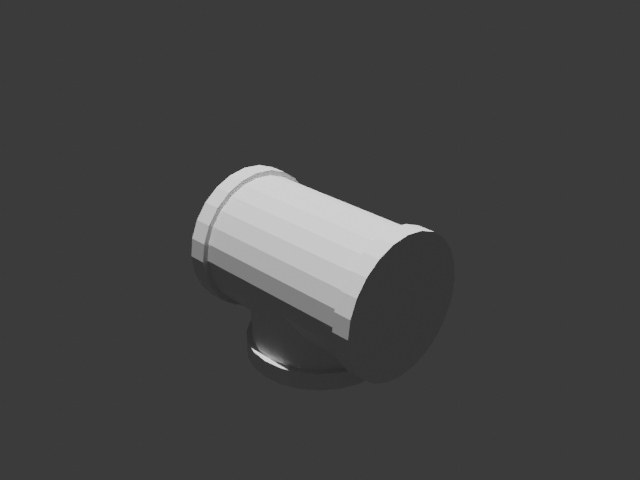
#> input picture test_images/1139.png, 640 x 480 px
$ python -i image_processor.py   (imports and definitions only)
#> lines starting #> are read from the running program, lines starting #| are printed output that depends on the picture; after the words box and inside, x2 and y2 are one past the last pixel; in counts of white or black regions, pixels touching at a corner belong together
#> further down, picture is the input picture: shape (480, 640, 3); mean B, G, R 67, 67.1, 67
import cv2
import numpy as np
import logging
from PIL import Image
import os

class ImageProcessor:
    def __init__(self):
        logging.basicConfig(level=logging.INFO,
                          format='%(asctime)s - %(levelname)s - %(message)s')
        self.logger = logging.getLogger(__name__)
        self.kernel_sharpening = np.array([[-1,-1,-1],
                                         [-1, 9,-1],
                                         [-1,-1,-1]])

    def enhance_image(self, image: np.ndarray) -> np.ndarray:
        try:
            gray = cv2.cvtColor(image, cv2.COLOR_BGR2GRAY)

            clahe = cv2.createCLAHE(clipLimit=2.0, tileGridSize=(8,8))
            enhanced = clahe.apply(gray)

            denoised = cv2.fastNlMeansDenoising(enhanced,
                                               None,
                                               h=10,
                                               templateWindowSize=7,
                                               searchWindowSize=21)

            sharpened = cv2.filter2D(denoised, -1, self.kernel_sharpening)

            _, binary = cv2.threshold(sharpened, 0, 255, cv2.THRESH_BINARY + cv2.THRESH_OTSU)

            kernel = np.ones((2,2), np.uint8)
            morphology = cv2.morphologyEx(binary, cv2.MORPH_CLOSE, kernel)

            result = cv2.cvtColor(morphology, cv2.COLOR_GRAY2BGR)

            self.logger.info("图像增强完成")
            return result

        except Exception as e:
            self.logger.error(f"图像增强失败: {str(e)}")
            return image

    def save_image(self, image: np.ndarray, output_path: str) -> bool:
        try:
            os.makedirs(os.path.dirname(output_path), exist_ok=True)

            cv2.imwrite(output_path, image)
            self.logger.info(f"图像已保存至: {output_path}")
            return True

        except Exception as e:
            self.logger.error(f"保存图像失败: {str(e)}")
            return False

    def process_engineering_drawing(self, image):
        try:
            gray = cv2.cvtColor(image, cv2.COLOR_BGR2GRAY)

            clahe = cv2.createCLAHE(clipLimit=2.0, tileGridSize=(8,8))
            enhanced = clahe.apply(gray)

            edges = cv2.Canny(enhanced, 50, 150)
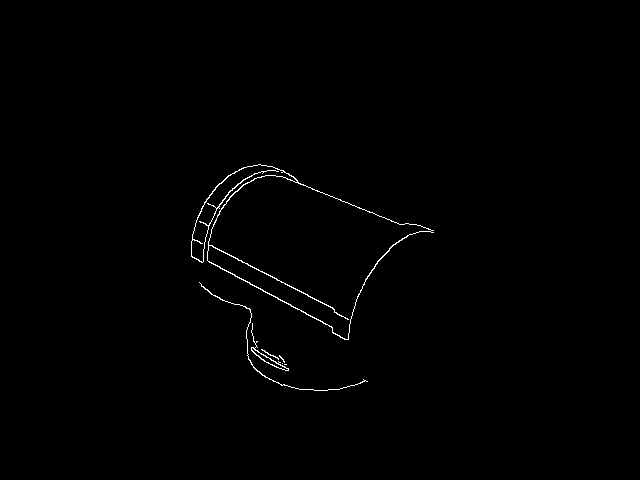
#> edges: shape (480, 640); 0.58% white in thin lines or dots, all inside (x1, y1, x2, y2) = (191, 164, 434, 391)

            lines = cv2.HoughLinesP(edges, 1, np.pi/180, 50,
                                  minLineLength=100, maxLineGap=10)
#> lines = [[204, 242, 333, 308], [203, 259, 332, 327], [280, 176, 401, 224], [203, 258, 331, 326]]

            line_image = np.zeros_like(image)

            if lines is not None:
                for line in lines:
                    x1, y1, x2, y2 = line[0]
                    cv2.line(line_image, (x1, y1), (x2, y2), (255, 255, 255), 1)
#> this loop made 4 passes
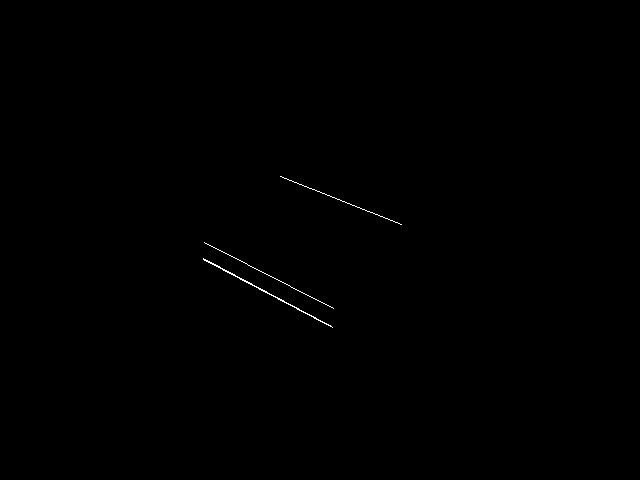
#> line_image: shape (480, 640, 3); 0.16% white in thin lines or dots, all inside (x1, y1, x2, y2) = (203, 176, 402, 328)

            result = cv2.addWeighted(image, 0.8, line_image, 0.2, 0)
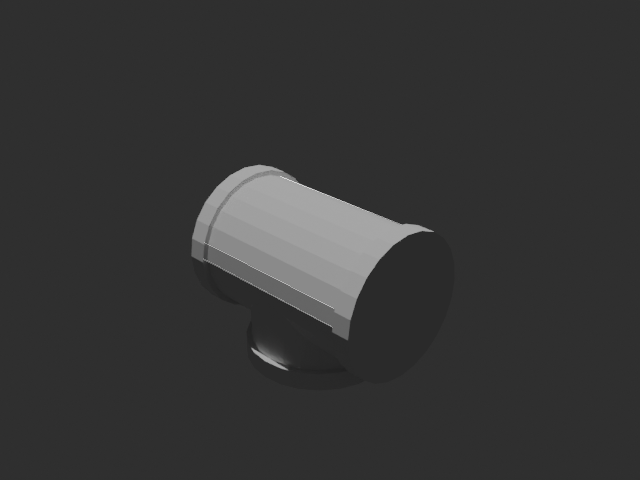
#> result: shape (480, 640, 3); mean B, G, R 53.5, 53.6, 53.5

            lab = cv2.cvtColor(result, cv2.COLOR_BGR2LAB)
#> lab: shape (480, 640, 3); mean of channels 0, 1, 2 56.7, 128, 128
            l, a, b = cv2.split(lab)
            clahe = cv2.createCLAHE(clipLimit=3.0, tileGridSize=(8,8))
            l = clahe.apply(l)
            enhanced_lab = cv2.merge([l, a, b])
#> enhanced_lab: shape (480, 640, 3); mean of channels 0, 1, 2 64, 128, 128
            result = cv2.cvtColor(enhanced_lab, cv2.COLOR_LAB2BGR)

            return result

        except Exception as e:
            print(f"工程图纸处理错误: {str(e)}")
            return image

>>> import cv2
>>> picture = cv2.imread('test_images/1139.png')
>>> result = ImageProcessor().process_engineering_drawing(picture)

$ run again, on test_images/1558.png
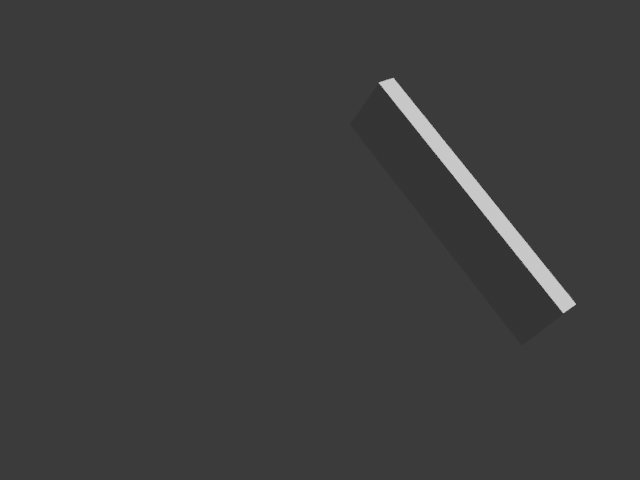
#> input picture test_images/1558.png, 640 x 480 px
#> picture is the input picture: shape (480, 640, 3); mean B, G, R 60.7, 60.7, 60.7
#> in process_engineering_drawing, `edges = cv2.Canny(enhanced, 50, 150)`:
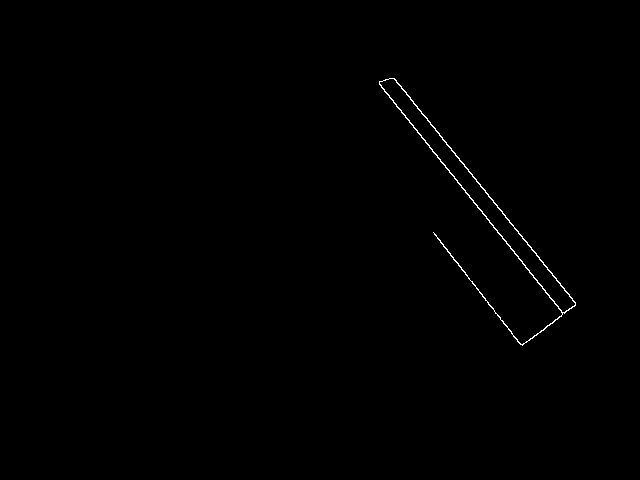
#> edges: shape (480, 640); 0.36% white in thin lines or dots, all inside (x1, y1, x2, y2) = (379, 78, 576, 346)
#> lines = [[393, 78, 575, 302], [381, 87, 564, 313], [379, 84, 518, 256], [433, 232, 520, 344], [396, 82, 575, 303], [434, 233, 522, 345], [469, 197, 562, 313]]
#> the loop in process_engineering_drawing, `for line in lines:` made 7 passes
#> after the loop in process_engineering_drawing, `for line in lines:`:
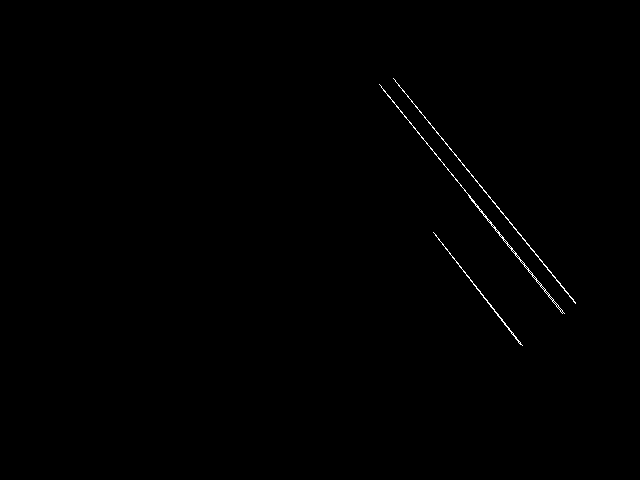
#> line_image: shape (480, 640, 3); 0.3% white in thin lines or dots, all inside (x1, y1, x2, y2) = (379, 78, 576, 346)
#> lab: shape (480, 640, 3); mean of channels 0, 1, 2 51.4, 128, 128
#> enhanced_lab: shape (480, 640, 3); mean of channels 0, 1, 2 58.6, 128, 128

$ run again, on test_images/397.png
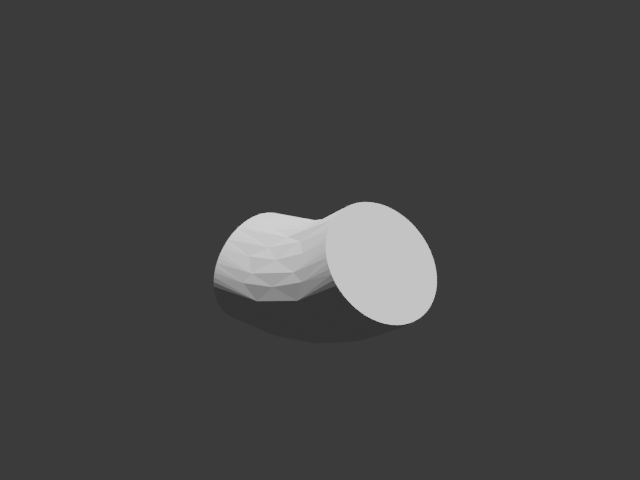
#> input picture test_images/397.png, 640 x 480 px
#> picture is the input picture: shape (480, 640, 3); mean B, G, R 66.6, 66.7, 66.6
#> in process_engineering_drawing, `edges = cv2.Canny(enhanced, 50, 150)`:
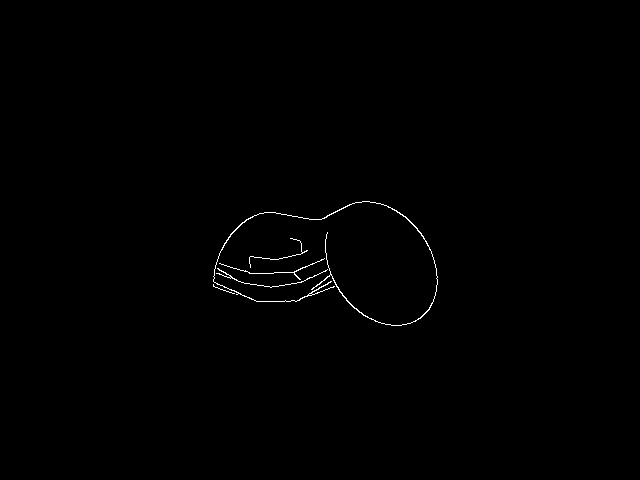
#> edges: shape (480, 640); 0.39% white in thin lines or dots, all inside (x1, y1, x2, y2) = (213, 201, 438, 326)
#> lines = None
#> in process_engineering_drawing, `result = cv2.addWeighted(image, 0.8, line_image, 0.2, 0)`:
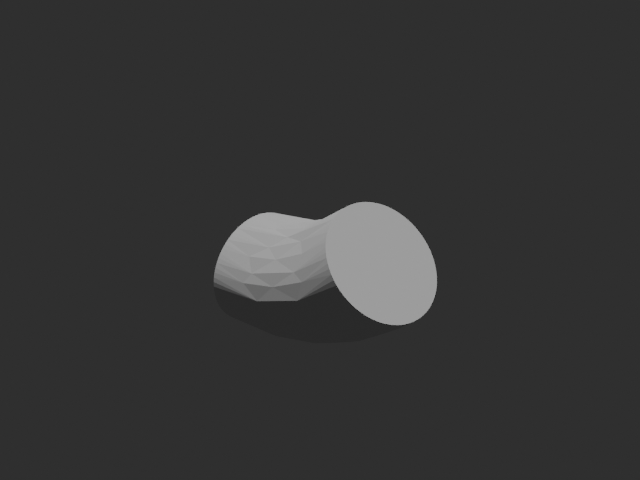
#> result: shape (480, 640, 3); mean B, G, R 53.1, 53.1, 53.1
#> lab: shape (480, 640, 3); mean of channels 0, 1, 2 56.3, 128, 128
#> enhanced_lab: shape (480, 640, 3); mean of channels 0, 1, 2 63.4, 128, 128
